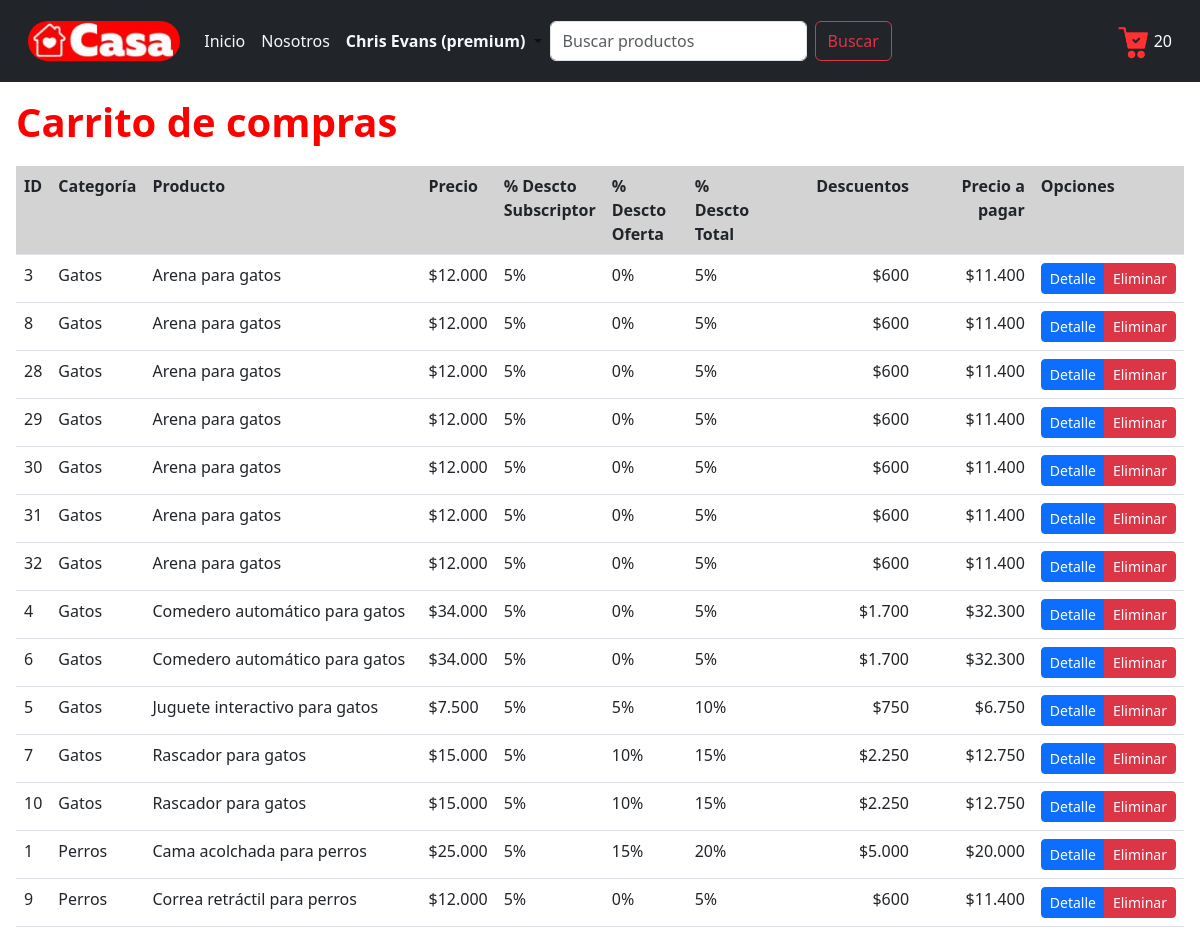
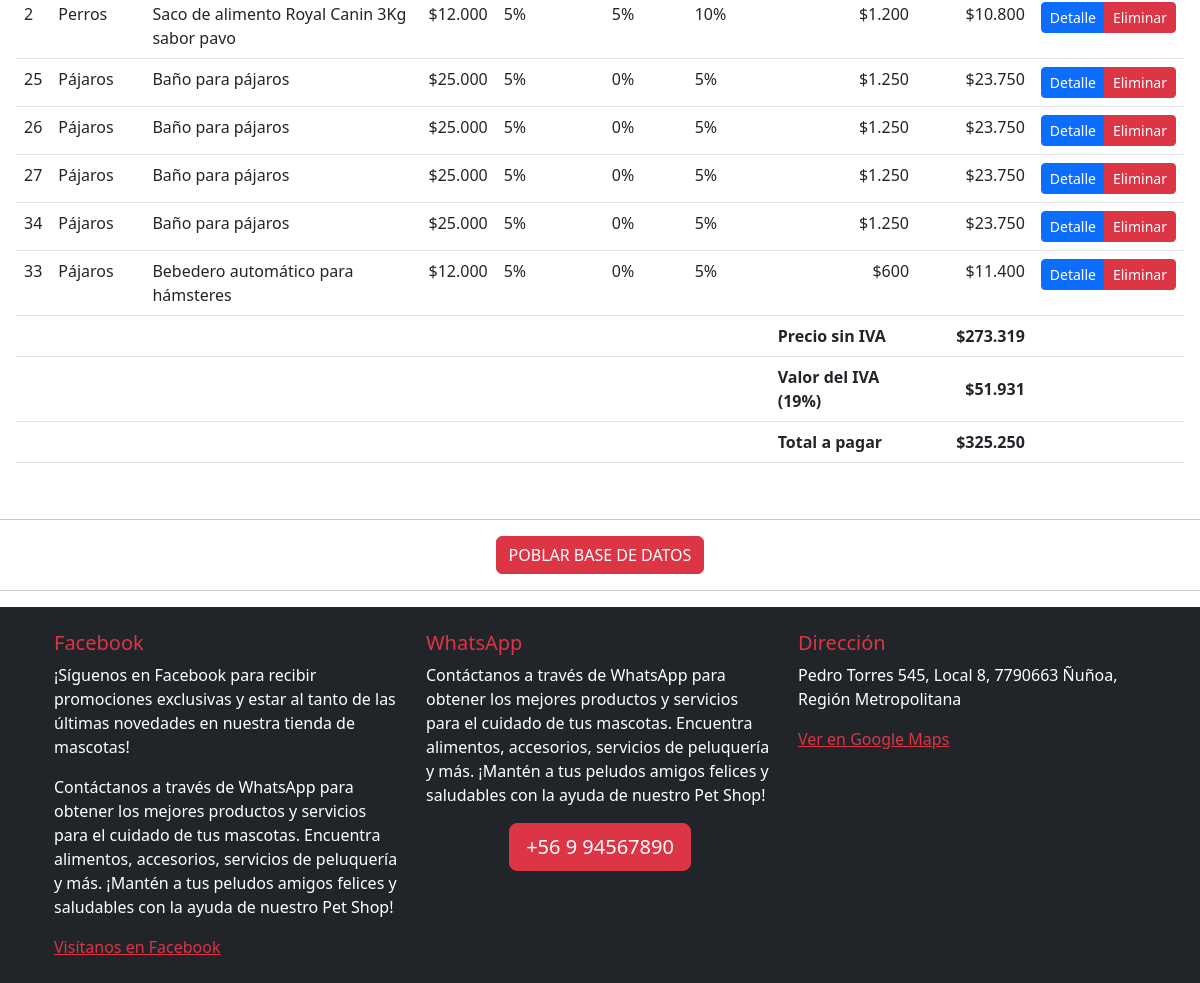
Before: /carrito (signed in) with the older database file (2 pictures, top to bottom).
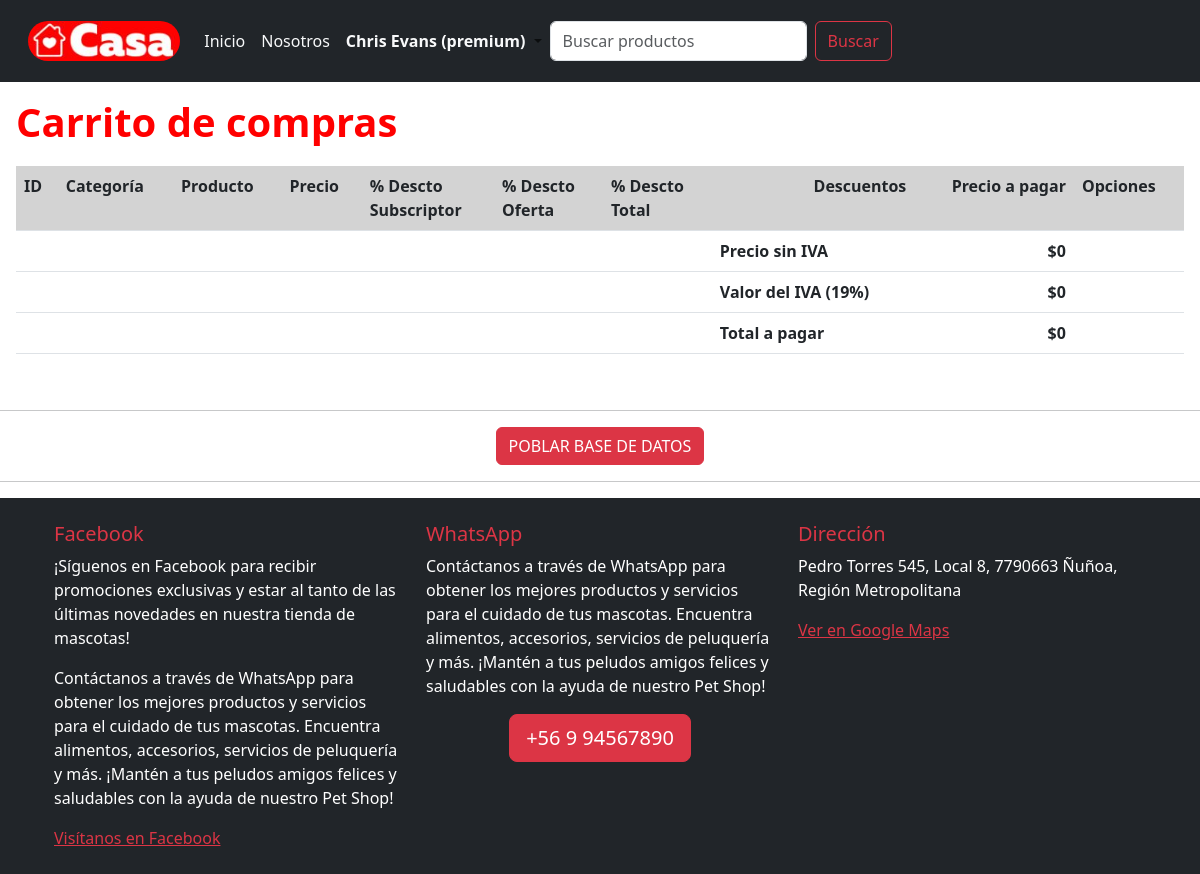
After: the same page with the newer database file.
### core/models.py (models this page shows, shortened)
class Carrito(models.Model):
    cliente = models.ForeignKey(Perfil, on_delete=models.DO_NOTHING)
    producto = models.ForeignKey(Producto, on_delete=models.DO_NOTHING)
    precio = models.IntegerField(blank=False, null=False, verbose_name='Precio')
    descuento_subscriptor = models.IntegerField(
        validators=[MinValueValidator(0), MaxValueValidator(100)],
        blank=False,
        null=False,
        verbose_name='Descto subs'
    )
    descuento_oferta = models.IntegerField(
        validators=[MinValueValidator(0), MaxValueValidator(100)],
        blank=False,
        null=False,
        verbose_name='Descto oferta'
    )
    descuento_total = models.IntegerField(
        validators=[MinValueValidator(0), MaxValueValidator(100)],
        blank=False,
        null=False,
        verbose_name='Descto total'
    )
    descuentos = models.IntegerField(blank=False, null=False, verbose_name='Descuentos')
    precio_a_pagar = models.IntegerField(blank=False, null=False, verbose_name='Precio a pagar')
    class Meta:
        db_table = 'Carrito'
        verbose_name = "Carrito de compras"
        verbose_name_plural = "Carritos de compras"
        ordering = ['cliente', 'producto']

class Producto(models.Model):
    categoria = models.ForeignKey(Categoria, on_delete=models.DO_NOTHING, verbose_name='Categoría')
    nombre = models.CharField(max_length=100, blank=False, null=False, verbose_name='Nombre producto')
    descripcion = models.CharField(max_length=400, blank=False, null=False, verbose_name='Descripción')
    precio = models.IntegerField(blank=False, null=False, verbose_name='Precio')
    descuento_subscriptor = models.IntegerField(
        validators=[MinValueValidator(0), MaxValueValidator(100)],
        blank=False,
        null=False,
        verbose_name='% Descuento subscriptor'
    )
    descuento_oferta = models.IntegerField(
        validators=[MinValueValidator(0), MaxValueValidator(100)],
        blank=False,
        null=False,
        verbose_name='% Descuento oferta'
    )
    imagen = models.ImageField(upload_to='productos/', blank=False, null=False, verbose_name='Imagen')
    class Meta:
        db_table = 'Producto'
        verbose_name = "Producto"
        verbose_name_plural = "Productos"
        ordering = ['categoria', 'nombre']

class Categoria(models.Model):
    nombre = models.CharField(max_length=100, blank=False, null=False, verbose_name='Nombre categoría')
    class Meta:
        db_table = 'Categoria'
        verbose_name = "Categoría de producto"
        verbose_name_plural = "Categorías de productos"
        ordering = ['nombre']

### core/views.py (the view)
# urls.py: path('carrito', carrito, name='carrito'),
def carrito(request):
    detalle_carrito = Carrito.objects.filter(cliente=request.user.perfil)
    total_a_pagar = 0
    for item in detalle_carrito:
        total_a_pagar += item.precio_a_pagar
    monto_sin_iva = int(round(total_a_pagar / 1.19))
    iva = total_a_pagar - monto_sin_iva
    context = {
        'detalle_carrito': detalle_carrito,
        'monto_sin_iva': monto_sin_iva,
        'iva': iva,
        'total_a_pagar': total_a_pagar,
    }
    return render(request, 'core/carrito.html', context)

### core/context_processors.py (called while the page is built)
def registrar_carrito(request):
    mostrar_carrito = False
    cantidad_productos = 0
    if request.user.is_authenticated:
        if request.user.perfil.tipo_usuario == 'Cliente':
            cantidad_productos = Carrito.objects.filter(cliente=request.user.perfil).count()
            mostrar_carrito = cantidad_productos > 0
    return {
        'mostrar_carrito': mostrar_carrito,
        'cantidad_productos': cantidad_productos,
    }

def carrito_variables(request):
    if request.user.is_authenticated and hasattr(request.user, 'perfil') and request.user.perfil.tipo_usuario == 'Cliente':
        detalle_carrito = Carrito.objects.filter(cliente=request.user.perfil)
        total_a_pagar = 0
        for item in detalle_carrito:
            total_a_pagar += item.precio_a_pagar
        monto_sin_iva = int(round(total_a_pagar / 1.19))
        iva = total_a_pagar - monto_sin_iva
        return {
            'detalle_carrito': detalle_carrito,
            'monto_sin_iva': monto_sin_iva,
            'iva': iva,
            'total_a_pagar': total_a_pagar,
        }
    return {}

### core/templatetags/custom_filters.py (called while the page is built)
@register.filter
def formatear_dinero(value):
    value = round(value)
    value = f'${value:,}'
    value = value.replace(',', '.')
    return value

@register.filter
def formatear_porcentaje(value):
    return f'{value}%'

### core/templates/core/carrito.html
{% extends 'core/base.html' %}
{% load static %}
{% load custom_filters %}
{% block content %}
    <h1> Carrito de compras </h1>
    <table id="tabla-principal" class="table table-hover">
        <thead>
            <tr>
                <th> ID </th>
                <th> Categoría </th>
                <th> Producto </th>
                <th> Precio </th>
                <th> % Descto <br> Subscriptor </th>
                <th> % Descto <br> Oferta </th>
                <th> % Descto <br> Total </th>
                <th class="text-end"> Descuentos </th>
                <th class="text-end"> Precio a pagar </th>
                <th> Opciones </th>
            </tr>
        </thead>
        <tbody>
            {% for item in detalle_carrito %}
                <tr>
                    <td> {{ item.id }} </td>
                    <td> {{ item.producto.categoria.nombre }} </td>
                    <td> {{ item.producto.nombre }} </td>
                    <td> {{ item.precio|formatear_dinero }} </td>
                    <td> {{ item.descuento_subscriptor|formatear_porcentaje }} </td>
                    <td> {{ item.descuento_oferta|formatear_porcentaje }} </td>
                    <td> {{ item.descuento_total|formatear_porcentaje }} </td>
                    <td class="text-end"> {{ item.descuentos|formatear_dinero }} </td>
                    <td class="text-end"> {{ item.precio_a_pagar|formatear_dinero }} </td>
                    <td>
                        <div class="btn-group">
                            <a href="{% url 'ficha' item.producto.id %}" class="btn btn-sm btn-primary"> Detalle </a>
                            <a href="{% url 'eliminar_producto_en_carrito' item.id %}" class="btn btn-sm btn-danger"> Eliminar </a>
                        </div>
                    </td>
                </tr>
            {% endfor %}
        <tfoot>
            <tr>
                <td></td>
                <td></td>
                <td></td>
                <td></td>
                <td></td>
                <td></td>
                <td></td>
                <td class="fw-bold"> Precio sin IVA </td>
                <td class="fw-bold text-end"> {{ monto_sin_iva|formatear_dinero }} </td>
                <td></td>
            </tr>
            <tr>
                <td></td>
                <td></td>
                <td></td>
                <td></td>
                <td></td>
                <td></td>
                <td></td>
                <td class="fw-bold"> Valor del IVA (19%) </td>
                <td class="fw-bold text-end"> {{ iva|formatear_dinero }} </td>
                <td></td>
            </tr>
            <tr>
                <td></td>
                <td></td>
                <td></td>
                <td></td>
                <td></td>
                <td></td>
                <td></td>
                <td class="fw-bold"> Total a pagar </td>
                <td class="fw-bold text-end"> {{ total_a_pagar|formatear_dinero }} </td>
                <td></td>
            </tr>
        </tfoot>
        </tbody>
    </table>
{% endblock content %}

### core/templates/core/base.html (shortened to what this page needs)
{% load static %}
{% load custom_filters %}
<!DOCTYPE html>
<html lang="es">
<head>
    <link rel="stylesheet" href="{% static 'core/css/style-carrito.css' %}" />
    <link rel="stylesheet" href="{% static 'core/css/base.css' %}">
    <link href="https://cdn.jsdelivr.net/npm/bootstrap@5.3.0/dist/css/bootstrap.min.css" rel="stylesheet">
    <link href="https://cdn.datatables.net/1.13.4/css/dataTables.bootstrap5.min.css" rel="stylesheet">
    <link href="{% static 'core/css/base.css'%}" rel="stylesheet">
</head>
<body>
    {% block navbar %}
      <nav class="navbar navbar-expand-lg text-bg-dark p-3">
        <div class="container-fluid">
          <a class="navbar-brand" href="{% url 'index' %}">
            <img class="rounded-pill" src="{% static 'core/images/logo.jpg' %}" style="height: 40px;;" alt="logo">
          </a>
          <div class="collapse navbar-collapse" id="navbarSupportedContent">
            <ul class="navbar-nav me-auto mb-2 mb-lg-0">
              <li class="nav-item">
                <a class="nav-link active text-light" aria-current="page" href="{% url 'index' %}">Inicio</a>
              </li>
              <li class="nav-item">
                <a class="nav-link text-light text-light" aria-current="page" href="{% url 'nosotros' %}"> Nosotros </a>
              </li>
              {% if user.is_authenticated %}
                <li class="nav-item dropdown">
                  <a class="nav-link dropdown-toggle" href="#" role="button" data-bs-toggle="dropdown"
                      aria-expanded="false" href="{% url 'ingresar' %}">
                    {% if user.is_superuser %}
                      <span class="text-danger fw-bold">
                    {% elif user.is_staff %}
                      <span class="text-warning fw-bold">
                    {% else %}
                      <span class="text-light fw-bold">
                    {% endif %}
                      {{ user.first_name }} {{ user.last_name }}
                      {% if user.perfil.subscrito %}
                        (premium)
                      {% endif %}
                    </span>
                  </a>
                </li>
              {% endif %}
              <form method="post" action="{% url 'index' %}" class="d-flex" role="search">
                <input class="form-control me-2" type="search" placeholder="Buscar productos"
                    aria-label="Search" id="buscar" id="buscar" name="buscar">
                <button class="btn btn-outline-danger" type="submit"> Buscar </button>
              </form>
            </ul>
            <div>
            <div>
              {% if mostrar_carrito %}
                  <div class="carrito-wrapper d-flex float-end mt-1">
                    <div id="carritoNav">
                    <img src="{% static 'core/images/carritos.png' %}" width="32px">
                    {{ cantidad_productos }}
                  </div>
                </div>
              {% endif %}
            </div>
            </div>
          </div>
        </div>
      </nav>
    {% endblock navbar %}
    <div class="content m-3">
        {% block content %}
        {% endblock content %}
    </div>
    <br>
    <footer>
      <hr>
      <div class="d-flex justify-content-center"><a href="{% url 'poblar' %}" class="btn btn-danger">POBLAR BASE DE DATOS</a></div>
      <div class="position-relative">
        <hr />
        <footer class="bg-dark text-white text-center text-lg-start">
          <div class="container p-4">
            <div class="row">
              <div class="col-lg-4 col-md-6 mb-4 mb-md-0">
                <h5 class="text-danger">Facebook</h5>
                <p>¡Síguenos en Facebook para recibir promociones exclusivas y estar al tanto de las últimas novedades en nuestra tienda de mascotas! </p>
                <p>Contáctanos a través de WhatsApp para obtener los mejores productos y servicios para el cuidado de tus mascotas. Encuentra alimentos, accesorios, servicios de peluquería y más. ¡Mantén a tus peludos amigos felices y saludables con la ayuda de nuestro Pet Shop!</p>
                <a href="https://www.facebook.com/TuTiendaDeMascotas" target="_blank" rel="noopener noreferrer" class="text-danger">Visítanos en Facebook</a>
              </div>
              <div class="col-lg-4 col-md-6 mb-4 mb-md-0">
                <h5 class="text-danger">WhatsApp</h5>
                <p class="font-size-lg">Contáctanos a través de WhatsApp para obtener los mejores productos y servicios para el cuidado de tus mascotas. Encuentra alimentos, accesorios, servicios de peluquería y más. ¡Mantén a tus peludos amigos felices y saludables con la ayuda de nuestro Pet Shop!</p>
                <div class="d-flex justify-content-center">
                  <a href="https://web.whatsapp.com/" class="btn btn-danger btn-lg font-weight-bold" target="_blank">+56 9 94567890</a>
                </div>
              </div>
              <div class="col-lg-4 col-md-12 mb-4 mb-md-0">
                <h5 class="text-danger">Dirección</h5>
                <p>Pedro Torres 545, Local 8, 7790663 Ñuñoa, Región Metropolitana</p>
                <a href="https://www.google.com/maps?q=Pedro+Torres+545,+Local+8,+7790663+Ñuñoa,+Región+Metropolitana" target="_blank" rel="noopener noreferrer" class="text-danger">Ver en Google Maps</a>
              </div>
            </div>
          </div>
        </footer>
      </div>
    </footer>
</body>
</html>

### core/static/core/css/base.css (style rules this page uses)
h1 { color: red !important; font-weight: bolder; margin-bottom: 20px; }
th { vertical-align: top; background-color: lightgray !important; }

Changed rows visible on the page:
removed Carrito: id "3", producto.categoria.nombre "Gatos", producto.nombre "Arena para gatos", precio "$12.000", descuento_subscriptor "5%", descuento_oferta "0%", descuento_total "5%", descuentos "$600", precio_a_pagar "$11.400"
removed Carrito: id "8", producto.categoria.nombre "Gatos", producto.nombre "Arena para gatos", precio "$12.000", descuento_subscriptor "5%", descuento_oferta "0%", descuento_total "5%", descuentos "$600", precio_a_pagar "$11.400"
removed Carrito: id "28", producto.categoria.nombre "Gatos", producto.nombre "Arena para gatos", precio "$12.000", descuento_subscriptor "5%", descuento_oferta "0%", descuento_total "5%", descuentos "$600", precio_a_pagar "$11.400"
removed Carrito: id "29", producto.categoria.nombre "Gatos", producto.nombre "Arena para gatos", precio "$12.000", descuento_subscriptor "5%", descuento_oferta "0%", descuento_total "5%", descuentos "$600", precio_a_pagar "$11.400"
removed Carrito: id "30", producto.categoria.nombre "Gatos", producto.nombre "Arena para gatos", precio "$12.000", descuento_subscriptor "5%", descuento_oferta "0%", descuento_total "5%", descuentos "$600", precio_a_pagar "$11.400"
removed Carrito: id "31", producto.categoria.nombre "Gatos", producto.nombre "Arena para gatos", precio "$12.000", descuento_subscriptor "5%", descuento_oferta "0%", descuento_total "5%", descuentos "$600", precio_a_pagar "$11.400"
removed Carrito: id "32", producto.categoria.nombre "Gatos", producto.nombre "Arena para gatos", precio "$12.000", descuento_subscriptor "5%", descuento_oferta "0%", descuento_total "5%", descuentos "$600", precio_a_pagar "$11.400"
removed Carrito: id "4", producto.categoria.nombre "Gatos", producto.nombre "Comedero automático para gatos", precio "$34.000", descuento_subscriptor "5%", descuento_oferta "0%", descuento_total "5%", descuentos "$1.700", precio_a_pagar "$32.300"
removed Carrito: id "6", producto.categoria.nombre "Gatos", producto.nombre "Comedero automático para gatos", precio "$34.000", descuento_subscriptor "5%", descuento_oferta "0%", descuento_total "5%", descuentos "$1.700", precio_a_pagar "$32.300"
removed Carrito: id "5", producto.categoria.nombre "Gatos", producto.nombre "Juguete interactivo para gatos", precio "$7.500", descuento_subscriptor "5%", descuento_oferta "5%", descuento_total "10%", descuentos "$750", precio_a_pagar "$6.750"
removed Carrito: id "7", producto.categoria.nombre "Gatos", producto.nombre "Rascador para gatos", precio "$15.000", descuento_subscriptor "5%", descuento_oferta "10%", descuento_total "15%", descuentos "$2.250", precio_a_pagar "$12.750"
removed Carrito: id "10", producto.categoria.nombre "Gatos", producto.nombre "Rascador para gatos", precio "$15.000", descuento_subscriptor "5%", descuento_oferta "10%", descuento_total "15%", descuentos "$2.250", precio_a_pagar "$12.750"
removed Carrito: id "1", producto.categoria.nombre "Perros", producto.nombre "Cama acolchada para perros", precio "$25.000", descuento_subscriptor "5%", descuento_oferta "15%", descuento_total "20%", descuentos "$5.000", precio_a_pagar "$20.000"
removed Carrito: id "9", producto.categoria.nombre "Perros", producto.nombre "Correa retráctil para perros", precio "$12.000", descuento_subscriptor "5%", descuento_oferta "0%", descuento_total "5%", descuentos "$600", precio_a_pagar "$11.400"
removed Carrito: id "2", producto.categoria.nombre "Perros", producto.nombre "Saco de alimento Royal Canin 3Kg sabor pavo", precio "$12.000", descuento_subscriptor "5%", descuento_oferta "5%", descuento_total "10%", descuentos "$1.200", precio_a_pagar "$10.800"
removed Carrito: id "25", producto.categoria.nombre "Pájaros", producto.nombre "Baño para pájaros", precio "$25.000", descuento_subscriptor "5%", descuento_oferta "0%", descuento_total "5%", descuentos "$1.250", precio_a_pagar "$23.750"
removed Carrito: id "26", producto.categoria.nombre "Pájaros", producto.nombre "Baño para pájaros", precio "$25.000", descuento_subscriptor "5%", descuento_oferta "0%", descuento_total "5%", descuentos "$1.250", precio_a_pagar "$23.750"
removed Carrito: id "27", producto.categoria.nombre "Pájaros", producto.nombre "Baño para pájaros", precio "$25.000", descuento_subscriptor "5%", descuento_oferta "0%", descuento_total "5%", descuentos "$1.250", precio_a_pagar "$23.750"
removed Carrito: id "34", producto.categoria.nombre "Pájaros", producto.nombre "Baño para pájaros", precio "$25.000", descuento_subscriptor "5%", descuento_oferta "0%", descuento_total "5%", descuentos "$1.250", precio_a_pagar "$23.750"
removed Carrito: id "33", producto.categoria.nombre "Pájaros", producto.nombre "Bebedero automático para hámsteres", precio "$12.000", descuento_subscriptor "5%", descuento_oferta "0%", descuento_total "5%", descuentos "$600", precio_a_pagar "$11.400"
Other visible differences:
{{ monto_sin_iva|formatear_dinero }}: "$273.319" → "$0"
{{ iva|formatear_dinero }}: "$51.931" → "$0"
{{ total_a_pagar|formatear_dinero }}: "$325.250" → "$0"
{{ cantidad_productos }}: "20" → (not shown)
